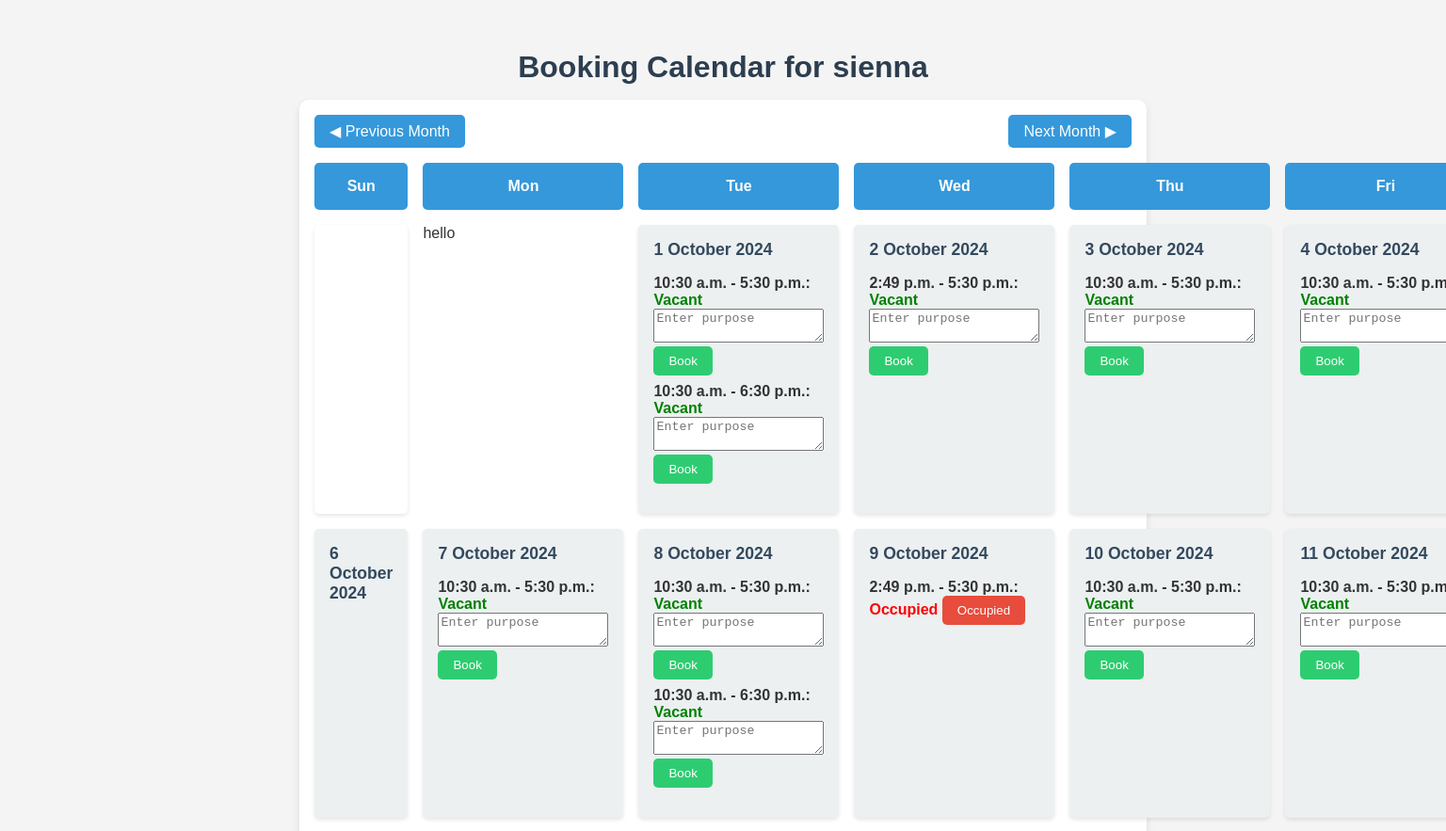
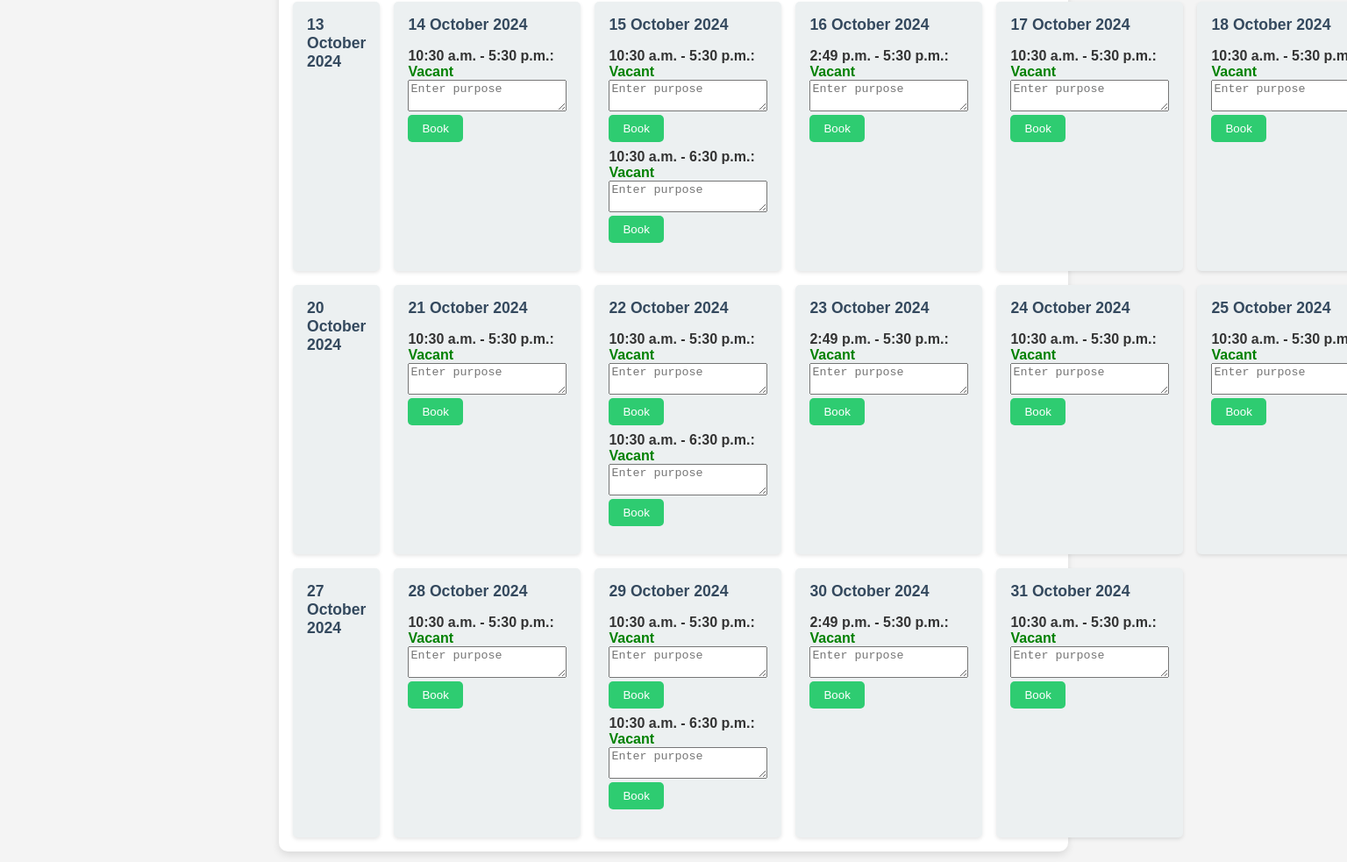
Screenshot of /myapp/auditorium/1/book/ with the database file from the repository (2 pictures, top to bottom).
### myapp/models.py (models this page shows, shortened)
class Auditorium(models.Model):
    name = models.CharField(max_length=100)
    location = models.CharField(max_length=200)

class TimeSlot(models.Model):
    working_day = models.ForeignKey(WorkingDay, on_delete=models.CASCADE)
    slot_start_time = models.TimeField()  # Example: 09:00 AM
    slot_end_time = models.TimeField()    # Example: 10:00 AM
    def __str__(self):
        return f"{self.slot_start_time} to {self.slot_end_time}"

### myapp/views.py (the view, shortened to what this page needs)
# urls.py: path('auditorium/<int:auditorium_id>/book/', AuditoriumBookingView.as_view(), name='auditorium_booking'),
class AuditoriumBookingView(View):
    def get(self, request, auditorium_id):
            auditorium = get_object_or_404(Auditorium, id=auditorium_id)
            today = timezone.now().date()
            selected_year = int(request.GET.get('year', today.year))
            selected_month = int(request.GET.get('month', today.month))
            selected_date = date(selected_year, selected_month, 1)
            num_days_in_month = monthrange(selected_date.year, selected_date.month)[1]
            first_day_weekday = selected_date.weekday()  # Monday is 0, Sunday is 6
            first_day = selected_date
            last_day = selected_date + timedelta(days=num_days_in_month - 1)
            bookings = Booking.objects.filter(auditorium=auditorium, date__range=[first_day, last_day])
            bookings_by_date = {day: [] for day in range(1, num_days_in_month + 1)}
            for booking in bookings:
                day = booking.date.day
                bookings_by_date[day].append(booking.time_slot)
            calendar_days = []
            for day in range(1, num_days_in_month + 1):
                current_date = date(selected_date.year, selected_date.month, day)
                day_name = current_date.strftime('%A')  # Get day name like 'Monday', 'Tuesday'
                working_day = WorkingDay.objects.filter(auditorium=auditorium, day=day_name).first()
                slots_with_status = []
                if working_day:
                    time_slots = TimeSlot.objects.filter(working_day=working_day)
                    day_bookings = bookings_by_date.get(day, [])
                    print("time_slots",time_slots)
                    for slot in time_slots:
                        is_booked = any(booking == slot for booking in day_bookings)
                        slots_with_status.append({
                            'slot': slot,
                            'status': 'occupied' if is_booked else 'vacant'
                        })
                calendar_days.append({
                    'date': current_date,
                    'slots_with_status': slots_with_status
                })
            empty_days_before_first = list(range(first_day_weekday))
            context = {
                'auditorium': auditorium,
                'calendar_days': calendar_days,
                'selected_date': selected_date,
                'selected_year': selected_year,
                'selected_month': selected_month,
                'first_day_weekday': first_day_weekday,
                'empty_days_before_first': empty_days_before_first,
            }
            return render(request, 'auditorium_booking.html', context)

### templates/auditorium_booking.html (shortened to what this page needs)
<!DOCTYPE html>
<html lang="en">
<head>
</head>
<body>
    <h1>Booking Calendar for {{ auditorium.name }}</h1>
    <div class="calendar-container">
        <div class="header">
            <a href="?year={{ selected_year }}&month={{ selected_month|add:"-1" }}">&#9664; Previous Month</a>
            <a href="?year={{ selected_year }}&month={{ selected_month|add:"1" }}">Next Month &#9654;</a>
        </div>
        <div class="calendar">
            <div class="day-name">Sun</div>
            <div class="day-name">Mon</div>
            <div class="day-name">Tue</div>
            <div class="day-name">Wed</div>
            <div class="day-name">Thu</div>
            <div class="day-name">Fri</div>
            {% for empty_day in empty_days_before_first %}
                <div class="day empty-day"></div>
            {% endfor %}
            <label for="">hello{{slot_status}}</label>
            {% for day in calendar_days %}
                <div class="day">
                    <h3>{{ day.date.day }} {{ day.date|date:"F Y" }}</h3>
                    <ul>
                        {% for slot_status in day.slots_with_status %}
                        <li>
                                <strong>{{ slot_status.slot.slot_start_time }} - {{ slot_status.slot.slot_end_time }}:</strong>
                                {% if slot_status.status == 'vacant' %}
                                    <span class="vacant">Vacant</span>
                                    <form method="POST" style="display:inline;">
                                        <textarea name="purpose" placeholder="Enter purpose" required></textarea>
                                        <button type="submit">Book</button>
                                    </form>
                                {% else %}
                                    <span class="occupied">Occupied</span>
                                    <button disabled>Occupied</button>
                                {% endif %}
                            </li>
                        {% endfor %}
                    </ul>
                </div>
            {% endfor %}
        </div>
    </div>
</body>
</html>

### templates/auditorium_booking.html (style rules this page uses)
* { box-sizing: border-box; }
body { font-family: Arial, sans-serif; background-color: #f4f4f4; color: #333; margin: 0; padding: 2rem; }
h1 { text-align: center; margin-bottom: 1rem; color: #2c3e50; }
.calendar-container { max-width: 900px; margin: 0 auto; padding: 1rem; background-color: #fff; border-radius: 10px; box-shadow: 0 4px 8px rgba(0, 0, 0, 0.1); }
.header { display: flex; justify-content: space-between; margin-bottom: 1rem; }
.header a { padding: 0.5rem 1rem; background-color: #3498db; color: #fff; text-decoration: none; border-radius: 5px; transition: background-color 0.3s ease; }
.calendar { display: grid; grid-template-columns: repeat(7, 1fr); gap: 1rem; }
.day-name { font-weight: bold; text-align: center; background-color: #3498db; color: white; padding: 1rem; border-radius: 5px; }
.day { background-color: #ecf0f1; padding: 1rem; border-radius: 5px; box-shadow: 0 2px 4px rgba(0, 0, 0, 0.1); min-height: 120px; position: relative; }
.day h3 { margin: 0; font-size: 1.1rem; color: #34495e; }
.vacant { color: green; font-weight: bold; }
.occupied { color: red; font-weight: bold; }
button { padding: 0.5rem 1rem; background-color: #2ecc71; color: white; border: none; border-radius: 5px; cursor: pointer; transition: background-color 0.3s ease; }
button[disabled] { background-color: #e74c3c; color: #fff; cursor: not-allowed; }
ul { list-style-type: none; padding: 0; }
li { margin-top: 0.5rem; }
.empty-day { background: transparent; border: none; }

### rows the page displays
Auditorium: name "sienna"
TimeSlot: slot.slot_start_time "10:30 a.m.", slot.slot_end_time "5:30 p.m."
TimeSlot: slot.slot_start_time "10:30 a.m.", slot.slot_end_time "6:30 p.m."
TimeSlot: slot.slot_start_time "2:49 p.m.", slot.slot_end_time "5:30 p.m.", shows "Occupied"
TimeSlot: slot.slot_start_time "10:30 a.m.", slot.slot_end_time "5:30 p.m."
TimeSlot: slot.slot_start_time "10:30 a.m.", slot.slot_end_time "5:30…"
TimeSlot: slot.slot_start_time "10:30 a.m.", slot.slot_end_time "5:30 p.m."

### other values shown
{{ day.date.day }} "1" "2" "3" "4" "6" "7" "8" "9" "10" "11" "13" "14" "15" "16" "17" "18" "20" "21" "22" "23" "24" "25" "27" "28" "29" "30" "31"
{{ day.date|date:"F Y" }} "October 2024" "October 2024" "October 2024" "October 2024" "October 2024" "October 2024" "October 2024" "October 2024" "October 2024" "October 2024" "October 2024" "October 2024" "October 2024" "October 2024" "October 2024" "October 2024" "October 2024" "October 2024" "October 2024" "October 2024" "October 2024" "October 2024" "October 2024" "October 2024" "October 2024" "October 2024" "October 2024"
